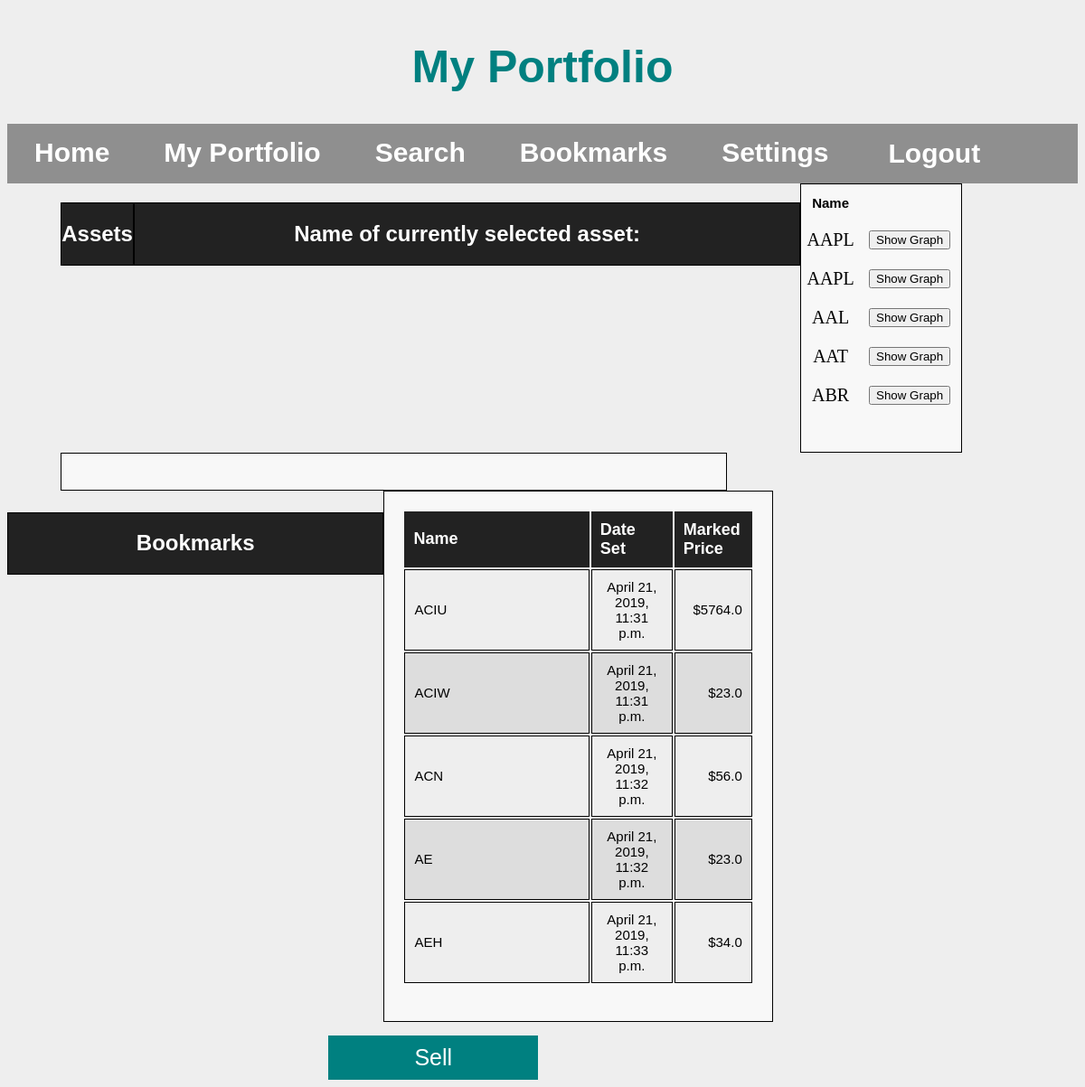
The page /myPortfolio (signed in) on the database its author committed.
### XChange/models.py (models this page shows)
class Asset(models.Model):
    userProfile = models.ForeignKey(UserProfile)
    assetName = models.CharField(max_length=250)
    timeBought = models.DateTimeField()
    shares = models.IntegerField(max_length=250)
    priceBought = models.FloatField(max_length=250)

class Bookmark(models.Model):
    userProfile = models.ForeignKey(UserProfile)
    companyName = models.CharField(max_length=250)
    setDate = models.DateTimeField()
    bookmarkPrice = models.FloatField(max_length=250)
    bookmarkAmount = models.IntegerField(max_length=250)

### XChange/views.py (the view, shortened to what this page needs)
# urls.py: url(r'^myPortfolio', views.myPortfolio, name='myPortfolio'),
def myPortfolio(request):
    if not request.user.is_authenticated:
        return redirect('%s?next=%s' % (djSettings.LOGIN_URL, request.path))
    graphic = None
    currentProfile = UserProfile.objects.get(user = request.user)
    userAssets = Asset.objects.filter(userProfile = currentProfile)
    userBookmarks = Bookmark.objects.filter(userProfile = currentProfile).distinct()
    return render(request, 'XChange/myPortfolio.html', {'userAssets': userAssets, 'userBookmarks': userBookmarks})

### XChange/templates/XChange/myPortfolio.html (shortened to what this page needs)
<!DOCTYPE html>
<html>
  <head>
    <link rel="stylesheet" type="text/css" href="/static/XChange/css/myPortfolio.css" />
    <link rel="stylesheet" type="text/css" href="/static/XChange/css/common.css" />
  </head
  <body>
    <h1 id="myPortfolio-title">My Portfolio</h1>
    <div class="navBarDiv" id ="navBarDiv">
      <ul class="navBarList">
        <li class="homeNav"><a href="/home.html">Home</a></li>
        <li class="portNav"><a href="#">My Portfolio</a></li>
        <li class="srchNav"><a href="search.html">Search</a></li>
        <li class="bmarkNav"><a href="bookmarks">Bookmarks</a></li>
        <li class="settNav"><a href="settings.html">Settings</a></li>
        <li class="logOut">
          <form method='POST'>
            <button type="submit" name="submit" value="Logout">Logout</button>
          </form></li>
      </ul>
    </div>
    <div id="Wrap">
      <div id="titleWrap">
        <div id="divAsset">
          <h2>Assets</h2>
        </div>
        <div id="divCurrentAsset">
          <h2>Name of currently selected asset:</h2>
        </div>
      </div>
      <div id="listWrap">
        <div id="assets">
            {% if userAssets and userAssets.count > 1 %}
            <table class="currencyAssetsTable">
            <th>Name</th>
              {% for asset in userAssets %}
                {% if asset.assetName != 'USD'%}
                <tr>
                  <td>{{asset.assetName}}</td>
                  <th>
                    <form method='POST'>
                      <button type="submit" name="assetGraph" value="{{asset.assetName}}">Show Graph</button>
                    </form>
                  </th>
                </tr>
                {% endif %}
              {% endfor %}
            </table>
            {% endif %}
        </div>
      </div>
      <div id="graphViewWrap">
        <div id="graphDiv">
        </div>
      </div>
    </div>
    <div id="divBookAsset">
        <h2>Bookmarks</h2>
    </div>
    <div id="myBookmarks">
          {% if userBookmarks %}
          <table class="currencyBookmarksTable">
            <col id="bookName">
            <col id="bookDate">
            <col id="bookPrice">
            <tr>
              <th class="leftAlign">Name</th>
              <th class="centerAlign">Date Set</th>
              <th class="rightAlign">Marked Price</th>
            </tr>
            {% for mark in userBookmarks %}
              <tr>
                <td class="leftAlign">{{mark.companyName}}</td>
                <td class="centerAlign">{{mark.setDate}}</td>
                <td class="rightAlign">${{mark.bookmarkPrice}}</td>
              </tr>
            {% endfor %}
          </table>
          {% else %}
            <h1 id="myPortfolio-title">
              No Bookmarks
            </h1>
          {% endif %}
      </div>
    <div id="buySell">
        <button class="options">Sell</button>
    </div>
  </body>
</html>

### XChange/static/XChange/css/myPortfolio.css (style rules this page uses)
#myPortfolio-title { color: teal; text-align: center; padding-top: 1%; font-family: 'Arial'; font-size: 50px; }
#Wrap { width: 90%; margin: auto; clear: both; }
#titleWrap { width: 100%; }
#divCurrentAsset { width: 69%; }
#graphDiv { width:69%; height: 500px; }
#divBookAsset { width: 35%; }
#myBookmarks { width: 32.8%; padding: 20px; }
#divAsset, #divCurrentAsset, #divBookAsset, #assets, #graphDiv, #myBookmarks { border: 1px solid #000; float: left; text-align: center; }
#divAsset, #divCurrentAsset, #divBookAsset { margin-top: 2%; background-color: #222; font-family: Arial; color: white; }
#assets, #graphDiv, #myBookmarks { background-color: rgba(255, 255, 255, .6); height: auto; font-size: 20px; padding-bottom: 40px; }
.currencyBookmarksTable { margin: auto; width: 100%; }
.currencyBookmarksTable td { border: 1px solid black; }
.currencyBookmarksTable th { text-align: left; background-color: #222; color: white; font-family: Arial; font-size: 18px; border: none; }
.currencyBookmarksTable td, th { padding: 10px; font-size: 15px; font-family: Arial; }
.currencyBookmarksTable tr:nth-child(odd) { background-color: #dddddd; }
.currencyBookmarksTable tr:nth-child(even) { background-color: #eeeeee; }
.leftAlign { text-align: left; }
.rightAlign { text-align: right; }
#bookName { width: 40%; }
#bookPrice { width: 20%; }
#bookName { width: 50%; }
#bookDate { width: 22%; }
#bookPrice { width: 10%; }
#buySell { width: 40%; margin:auto; margin-top: 20px; }
.options { color: white; background-color: teal; width: 49%; margin-top: 15px; padding-top: 10px; padding-bottom: 10px; text-decoration: none; border:none; font-size: 25px; }

### XChange/static/XChange/css/common.css (style rules this page uses)
.navBarDiv { margin: auto; }
.navBarList { list-style-type: none; overflow: hidden; padding: 0; margin: 0; background-color: rgba(0, 0, 0, .4); }
li { float: left; }
li a { display: block; text-decoration: none; color: white; padding: 15px 30px 15px 30px; text-align: center; font-weight: bold; font-family: "Arial"; font-size: 30px; }
.logOut button { border: none; background-color: rgba(0, 0, 0, 0); color: white; text-align: center; font-weight: bold; font-family: "Arial"; font-size: 30px; }
.logOut { display: block; text-decoration: none; padding: 15px 30px 15px 30px; text-align: center; font-weight: bold; font-family: "Arial"; font-size: 20px; }

### rows shown on the page
Asset: assetName "AAPL"
Asset: assetName "AAPL"
Asset: assetName "AAL"
Asset: assetName "AAT"
Asset: assetName "ABR"
Bookmark: companyName "ACIU", setDate "April 21, 2019, 11:31 p.m.", bookmarkPrice "5764.0"
Bookmark: companyName "ACIW", setDate "April 21, 2019, 11:31 p.m.", bookmarkPrice "23.0"
Bookmark: companyName "ACN", setDate "April 21, 2019, 11:32 p.m.", bookmarkPrice "56.0"
Bookmark: companyName "AE", setDate "April 21, 2019, 11:32 p.m.", bookmarkPrice "23.0"
Bookmark: companyName "AEH", setDate "April 21, 2019, 11:33 p.m.", bookmarkPrice "34.0"
